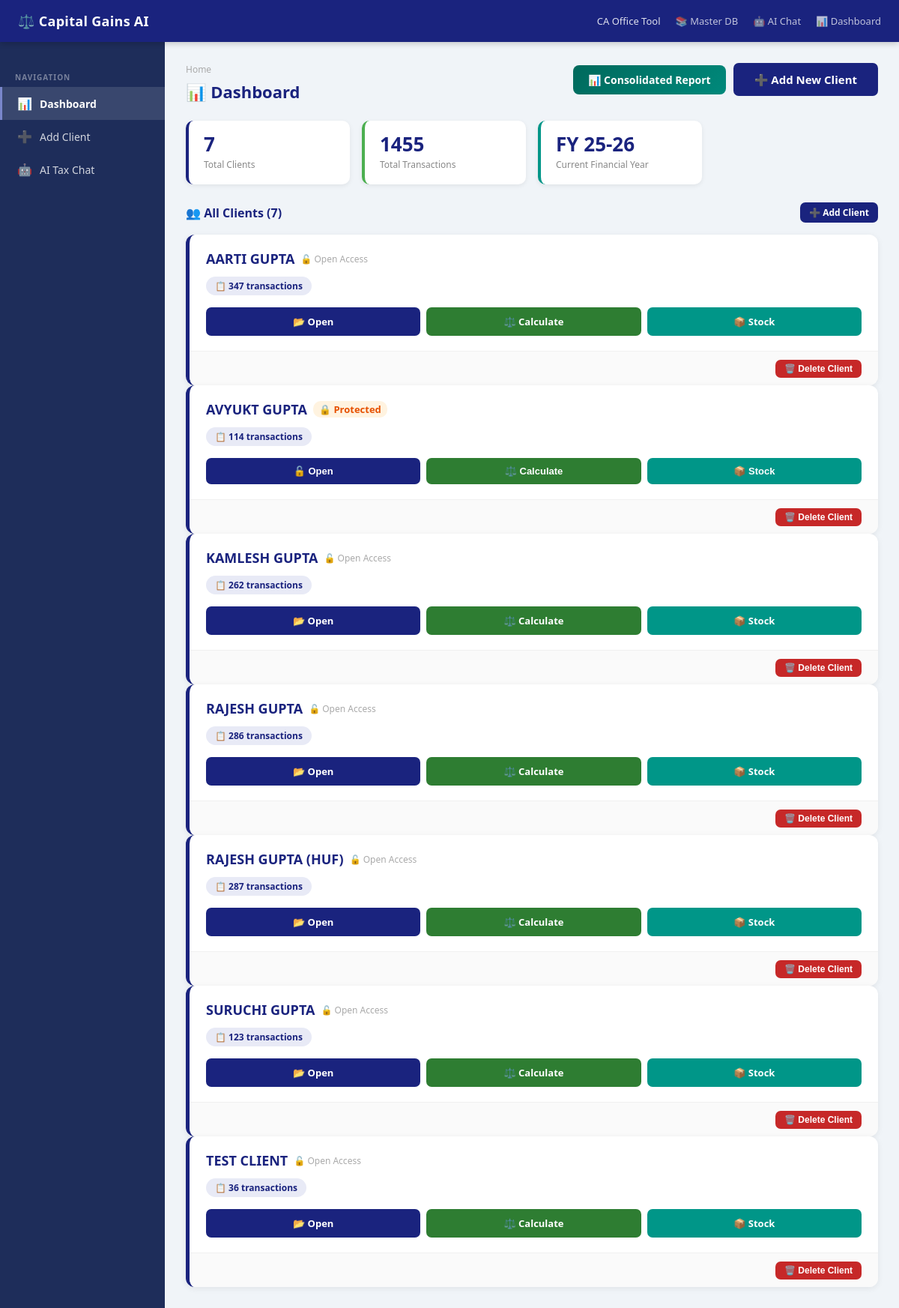
/dashboard, run on the app's committed database.
### tables this page shows
CREATE TABLE clients (
            id         INTEGER PRIMARY KEY AUTOINCREMENT,
            name       TEXT    NOT NULL,
            pan        TEXT    UNIQUE NOT NULL,
            email      TEXT,
            phone      TEXT,
            created_at TEXT    DEFAULT CURRENT_TIMESTAMP
        , password_hash TEXT DEFAULT NULL);

### app.py (the view)
@app.route("/dashboard")
def dashboard():
    clients = get_all_clients()
    return render_template("dashboard.html", clients=clients)

### database.py (called while the page is built)
def get_all_clients():
    conn = sqlite3.connect(DB_NAME)
    c    = conn.cursor()
    c.execute("""
        SELECT cl.id, cl.name, cl.pan, cl.email, cl.phone,
               COUNT(tx.id) AS tx_count, cl.created_at,
               cl.password_hash IS NOT NULL AS has_password
        FROM clients cl
        LEFT JOIN transactions tx ON tx.client_id = cl.id
        GROUP BY cl.id ORDER BY cl.name ASC
    """)
    rows = c.fetchall()
    conn.close()
    return rows

### templates/dashboard.html (shortened to what this page needs)
{% extends "base.html" %}
{% set active_page = "dashboard" %}
{% block content %}
<div class="page-header">
    <div class="page-header-row">
        <div>
            <div class="breadcrumb">Home</div>
            <h1>📊 Dashboard</h1>
        </div>
        <div style="display:flex; gap:10px; align-items:center; flex-wrap:wrap;">
            <a href="{{ url_for('consolidated_report') }}"
               class="consolidated-btn">
                📊 Consolidated Report
            </a>
            <a href="{{ url_for('add_client_route') }}"
               class="btn btn-primary btn-lg">
                ➕ Add New Client
            </a>
        </div>
    </div>
</div>
<div class="stats-row">
    <div class="stat-card">
        <div class="stat-value">{{ clients | length }}</div>
        <div class="stat-label">Total Clients</div>
    </div>
    <div class="stat-card green">
        <div class="stat-value">{{ clients | sum(attribute=5) }}</div>
        <div class="stat-label">Total Transactions</div>
    </div>
    <div class="stat-card teal">
        <div class="stat-value">FY 25-26</div>
        <div class="stat-label">Current Financial Year</div>
    </div>
</div>
{% if clients %}
<div style="margin-bottom:16px; display:flex;
            justify-content:space-between; align-items:center;">
    <h2 style="font-size:16px; color:#1a237e; font-weight:700;">
        👥 All Clients ({{ clients | length }})
    </h2>
    <a href="{{ url_for('add_client_route') }}" class="btn btn-primary btn-sm">
        ➕ Add Client
    </a>
</div>
<div class="clients-grid">
    {% for client in clients %}
    {% set has_pwd = (client[7] == 1) %}
    <div class="client-card">
        <div class="client-card-body">
            <div class="client-card-name">
                {{ client[1] }}
                {% if has_pwd %}
                <span class="lock-badge">🔒 Protected</span>
                {% else %}
                <span style="font-size:12px; color:#aaa; font-weight:400;">
                    🔓 Open Access
                </span>
                {% endif %}
            </div>
            <div class="client-card-stats">
                <span class="client-stat-pill">
                    📋 {{ client[5] }} transaction{{ 's' if client[5] != 1 else '' }}
                </span>
            </div>
            <div class="client-card-actions">
                {% if has_pwd %}
                <button class="btn btn-primary"
                        onclick="openModal({{ client[0] }}, '{{ client[1] }}', 'client')">
                    🔓 Open
                </button>
                <button class="btn btn-success"
                        onclick="openModal({{ client[0] }}, '{{ client[1] }}', 'calculate')">
                    ⚖️ Calculate
                </button>
                <button class="btn btn-teal"
                        onclick="openModal({{ client[0] }}, '{{ client[1] }}', 'stock')">
                    📦 Stock
                </button>
                {% else %}
                <a href="{{ url_for('client_page', client_id=client[0]) }}"
                   class="btn btn-primary">
                    📂 Open
                </a>
                <a href="{{ url_for('calculate', client_id=client[0], fin_year='2024-25') }}"
                   class="btn btn-success">
                    ⚖️ Calculate
                </a>
                <a href="{{ url_for('closing_stock_page', client_id=client[0], fin_year='2024-25') }}"
                   class="btn btn-teal">
                    📦 Stock
                </a>
                {% endif %}
            </div>
        </div>
        <div class="client-card-footer">
            <form method="POST"
                  action="{{ url_for('delete_client_route', client_id=client[0]) }}"
                  onsubmit="return confirm('Delete {{ client[1] }} and ALL their data? This cannot be undone.')">
                <button type="submit" class="btn btn-danger btn-sm">
                    🗑️ Delete Client
                </button>
            </form>
        </div>
    </div>
    {% endfor %}
</div>
{% endif %}
{% endblock %}

### data on the page
clients: name "AARTI GUPTA", shows "🔓 Open Access", client "347", value "s"
clients: name "AVYUKT GUPTA", shows "🔒 Protected", client "114", value "s"
clients: name "KAMLESH GUPTA", shows "🔓 Open Access", client "262", value "s"
clients: name "RAJESH GUPTA", shows "🔓 Open Access", client "286", value "s"
clients: name "RAJESH GUPTA (HUF)", shows "🔓 Open Access", client "287", value "s"
clients: name "SURUCHI GUPTA", shows "🔓 Open Access", client "123", value "s"
clients: name "TEST CLIENT", shows "🔓 Open Access", client "36", value "s"

### other printed values
{{ clients | length }} "7"
{{ clients | sum(attribute=5) }} "1455"
